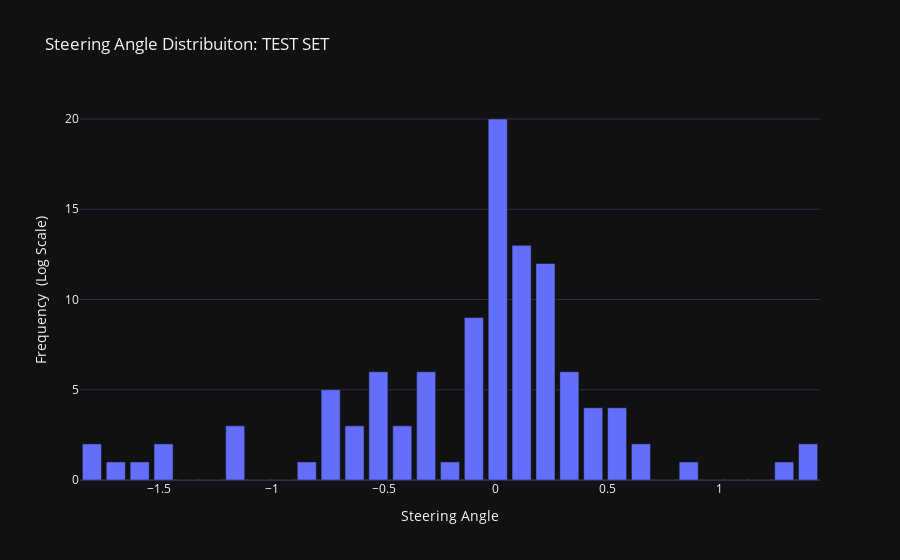

Here is the notebook cell this chart was saved with:
### Markdown cell above
### Histogram of the test set

### Code cell
nbins_test              = 31 # Has to be an odd number so we have zero at the center
freq_test, bins_test    = np.histogram(y_test, bins=nbins_test)

"""
Centered bins: 
    This creates a Bin with zero value for the center 
    (wich is what we expect from most of the driving input)
"""
cbins_test = (bins_test[:-1] + bins_test[1:])*0.5     

fig = px.bar(x        = cbins_test, 
             y        = freq_test, 
             labels   = {'x' : 'Steering Angle', 'y' : 'Frequency  (Log Scale)'}, 
             title    = "Steering Angle Distribuiton: TEST SET",
             template ="plotly_dark",
             log_y    = False) #True

fig.show()

### Figure 1 — Plotly figure (JSON) as saved in the notebook; plotly's stock layout.template omitted (floating-point values rounded to 4 significant figures)
{"data": [{"alignmentgroup": "True", "hovertemplate": "Steering Angle=%{x}<br>Frequency  (Log Scale)=%{y}<extra></extra>", "legendgroup": "", "marker": {"color": "#636efa", "pattern": {"shape": ""}}, "name": "", "offsetgroup": "", "orientation": "v", "showlegend": false, "textposition": "auto", "type": "bar", "x": [-1.801, -1.694, -1.588, -1.481, -1.375, -1.269, -1.162, -1.056, -0.9492, -0.8427, -0.7363, -0.6298, -0.5234, -0.4169, -0.3105, -0.204, -0.09755, 0.008903, 0.1154, 0.2218, 0.3283, 0.4347, 0.5412, 0.6476, 0.7541, 0.8605, 0.967, 1.073, 1.18, 1.286, 1.393], "xaxis": "x", "y": [2, 1, 1, 2, 0, 0, 3, 0, 0, 1, 5, 3, 6, 3, 6, 1, 9, 20, 13, 12, 6, 4, 4, 2, 0, 1, 0, 0, 0, 1, 2], "yaxis": "y"}], "layout": {"barmode": "relative", "legend": {"tracegroupgap": 0}, "title": {"text": "Steering Angle Distribuiton: TEST SET"}, "xaxis": {"anchor": "y", "domain": [0, 1], "title": {"text": "Steering Angle"}}, "yaxis": {"anchor": "x", "domain": [0, 1], "title": {"text": "Frequency  (Log Scale)"}}}}
